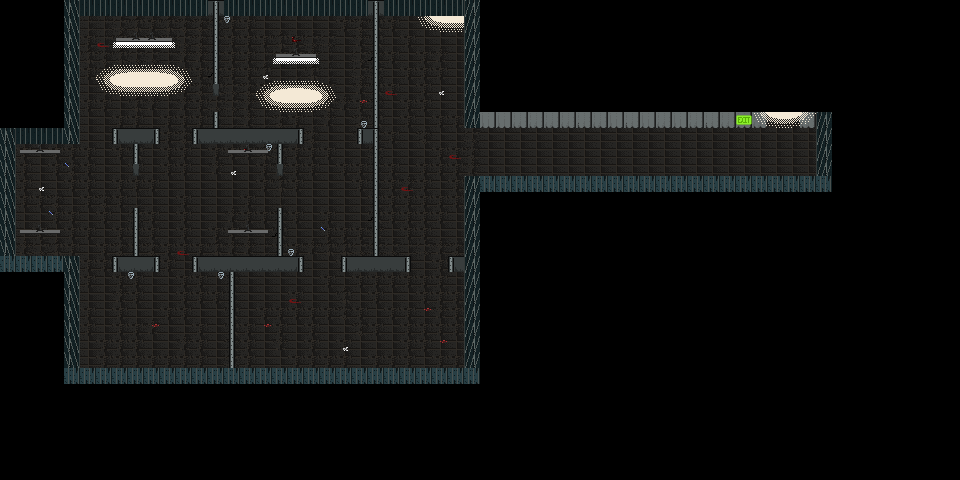

This is a level from a 2D game, rendered from its Tiled map with the project's own tilesets. A one-line summary and the map file follow, with tile-layer data summarised:
An orthogonal 60x30 tile map with 16x16 px tiles, 6 tile layers (Floor, FloorItems, FloorLighting, Walls, ...), 8 tilesets and 79 objects (10x UNLIT, 4x LIT, A1, A2, A3, ...).

<map version="1.0" orientation="orthogonal" renderorder="right-down" width="60" height="30" tilewidth="16" tileheight="16" nextobjectid="305">
 <tileset firstgid="1" name="wall" tilewidth="16" tileheight="16" tilecount="1">
  <image source="../../sprites/wall.png" width="16" height="16" />
 </tileset>
 <tileset firstgid="2" name="floor" tilewidth="16" tileheight="16" tilecount="12">
  <image source="../../tilesets/office-floor.png" width="192" height="16" />
 </tileset>
 <tileset firstgid="14" name="window" tilewidth="16" tileheight="16" tilecount="8">
  <image source="../../tilesets/window.png" width="128" height="16" />
 </tileset>
 <tileset firstgid="22" name="office-divider" tilewidth="16" tileheight="16" tilecount="14">
  <image source="../../tilesets/office-divider.png" width="224" height="16" />
 </tileset>
 <tileset firstgid="36" name="floor-items" tilewidth="16" tileheight="16" tilecount="10">
  <image source="../../tilesets/floor-items.png" width="160" height="16" />
 </tileset>
 <tileset firstgid="46" name="office-lighting" tilewidth="16" tileheight="16" tilecount="7">
  <image source="../../tilesets/office-lighting.png" width="112" height="16" />
 </tileset>
 <tileset firstgid="53" name="floor-lighting" tilewidth="16" tileheight="16" tilecount="10">
  <image source="../../tilesets/floor-lighting.png" width="80" height="32" />
 </tileset>
 <tileset firstgid="63" name="ceiling-lighting" tilewidth="16" tileheight="16" tilecount="4">
  <image source="../../tilesets/ceiling-lighting.png" width="64" height="16" />
 </tileset>
 <layer name="Floor" width="60" height="30">
  <data>[1800 cells, 624 non-empty, 7 distinct tile ids]</data>
 </layer>
 <layer name="FloorItems" width="60" height="30">
  <data>[1800 cells, 33 non-empty, 11 distinct tile ids]</data>
 </layer>
 <layer name="FloorLighting" width="60" height="30">
  <data>[1800 cells, 25 non-empty, 10 distinct tile ids]</data>
 </layer>
 <layer name="Walls" width="60" height="30">
  <data>[1800 cells, 209 non-empty, 15 distinct tile ids]</data>
 </layer>
 <layer name="Ceiling" width="60" height="30">
  <data>[1800 cells, 19 non-empty, 6 distinct tile ids]</data>
 </layer>
 <layer name="CeilingLighting" width="60" height="30">
  <data>[1800 cells, 12 non-empty, 8 distinct tile ids]</data>
 </layer>
 <objectgroup name="Rooms" visible="0">
  <object id="202" name="0" type="LIT" x="64" y="0" width="152" height="128" />
  <object id="203" name="2" type="UNLIT" x="0" y="128" width="136" height="128" />
  <object id="204" name="3" type="UNLIT" x="136" y="128" width="144" height="128" />
  <object id="205" name="5" type="UNLIT" x="64" y="256" width="168" height="112" />
  <object id="206" name="4" type="UNLIT" x="280" y="128" width="96" height="128" />
  <object id="207" name="1" type="LIT" x="216" y="0" width="160" height="128" />
  <object id="237" type="LIT" x="376" y="0" width="104" height="80" />
  <object id="243" type="UNLIT" x="232" y="256" width="248" height="112" />
  <object id="271" type="UNLIT" x="376" y="80" width="104" height="176" />
  <object id="272" type="UNLIT" x="480" y="112" width="72" height="64" />
  <object id="273" type="UNLIT" x="552" y="112" width="68" height="64" />
  <object id="275" type="UNLIT" x="620" y="112" width="64" height="64" />
  <object id="276" type="UNLIT" x="684" y="112" width="60" height="64" />
  <object id="277" type="LIT" x="744" y="112" width="88" height="64" />
 </objectgroup>
 <objectgroup name="Doors">
  <object id="298" name="A1" x="212" y="80" width="8" height="16">
   <properties>
    <property name="isOpen" value="false" />
    <property name="rotation" value="-90" />
   </properties>
  </object>
  <object id="300" name="A2" x="212" y="96" width="8" height="16">
   <properties>
    <property name="isOpen" value="false" />
    <property name="rotation" value="-90" />
   </properties>
  </object>
  <object id="302" name="A3" x="160" y="132" width="16" height="8">
   <properties>
    <property name="isOpen" value="false" />
    <property name="rotation" value="0" />
   </properties>
  </object>
  <object id="303" name="A4" x="176" y="132" width="16" height="8">
   <properties>
    <property name="isOpen" value="false" />
    <property name="rotation" value="0" />
   </properties>
  </object>
 </objectgroup>
 <objectgroup name="Notes">
  <object id="304" x="188" y="104">
   <properties>
    <property name="opens" value="A1, A2" />
    <property name="text" value="Read notes to open doors!" />
   </properties>
  </object>
 </objectgroup>
 <objectgroup name="Nav Mesh" visible="0">
  <object id="208" x="96" y="224" />
  <object id="209" x="96" y="160" />
  <object id="210" x="96" y="112" />
  <object id="211" x="176" y="112" />
  <object id="212" x="96" y="272" />
  <object id="213" x="176" y="272" />
  <object id="214" x="176" y="192" />
  <object id="216" x="304" y="192" />
  <object id="217" x="336" y="160" />
  <object id="218" x="336" y="112" />
  <object id="219" x="96" y="112">
   <polyline points="0,0 0,48" />
  </object>
  <object id="220" x="96" y="112">
   <polyline points="0,0 80,0" />
  </object>
  <object id="221" x="176" y="192">
   <polyline points="0,0 0,-80" />
  </object>
  <object id="222" x="112" y="192" />
  <object id="223" x="96" y="160">
   <polyline points="0,0 16,32" />
  </object>
  <object id="224" x="96" y="224">
   <polyline points="0,0 16,-32" />
  </object>
  <object id="225" x="96" y="272">
   <polyline points="0,0 0,-48" />
  </object>
  <object id="227" x="176" y="272">
   <polyline points="0,0 0,-80" />
  </object>
  <object id="230" x="304" y="192">
   <polyline points="0,0 32,-32" />
  </object>
  <object id="231" x="336" y="160">
   <polyline points="0,0 0,-48" />
  </object>
  <object id="232" x="112" y="192">
   <polyline points="0,0 64,0" />
  </object>
  <object id="246" x="328.333" y="231.667" />
  <object id="247" x="328.667" y="264.667" />
  <object id="248" x="424" y="264" />
  <object id="249" x="376" y="281.333" />
  <object id="250" x="424.667" y="232.667" />
  <object id="254" x="304" y="192">
   <polyline points="0,0 24,40" />
  </object>
  <object id="255" x="328" y="264">
   <polyline points="0,0 0,-32" />
  </object>
  <object id="256" x="376" y="280">
   <polyline points="0,0 -48,-16" />
  </object>
  <object id="257" x="424" y="264">
   <polyline points="0,0 -48,16" />
  </object>
  <object id="258" x="424" y="232">
   <polyline points="0,0 0,32" />
  </object>
  <object id="259" x="96" y="160">
   <polyline points="0,0 0,64" />
  </object>
  <object id="260" x="328" y="232">
   <polyline points="0,0 8,-72" />
  </object>
  <object id="278" x="424" y="160" />
  <object id="279" x="424" y="96" />
  <object id="280" x="516" y="152" />
  <object id="281" x="712" y="152" />
  <object id="282" x="424" y="232">
   <polyline points="0,0 0,-72" />
  </object>
  <object id="283" x="424" y="96">
   <polyline points="0,0 0,64" />
  </object>
  <object id="285" x="424" y="160">
   <polyline points="0,0 92,-8" />
  </object>
  <object id="286" x="516" y="152">
   <polyline points="0,0 196,0" />
  </object>
  <object id="291" x="96" y="304" />
  <object id="292" x="176" y="304" />
  <object id="293" x="96" y="272">
   <polyline points="0,0 0,32" />
  </object>
  <object id="294" x="96" y="304">
   <polyline points="0,0 80,0" />
  </object>
  <object id="295" x="176" y="304">
   <polyline points="0,0 0,-32" />
  </object>
 </objectgroup>
 <objectgroup name="Player Spawn" visible="0">
  <object id="233" x="144" y="72" />
 </objectgroup>
 <objectgroup name="Enemy Spawn" visible="0">
  <object id="234" x="136" y="192" />
  <object id="289" x="316" y="172" />
 </objectgroup>
 <objectgroup name="Keys" visible="0">
  <object id="261" x="240" y="32" />
  <object id="262" x="32" y="160" />
  </objectgroup>
 <objectgroup name="Exit" visible="0">
  <!-- 1 objects omitted --></objectgroup>
</map>
<!-- 9 of 79 objects omitted -->
